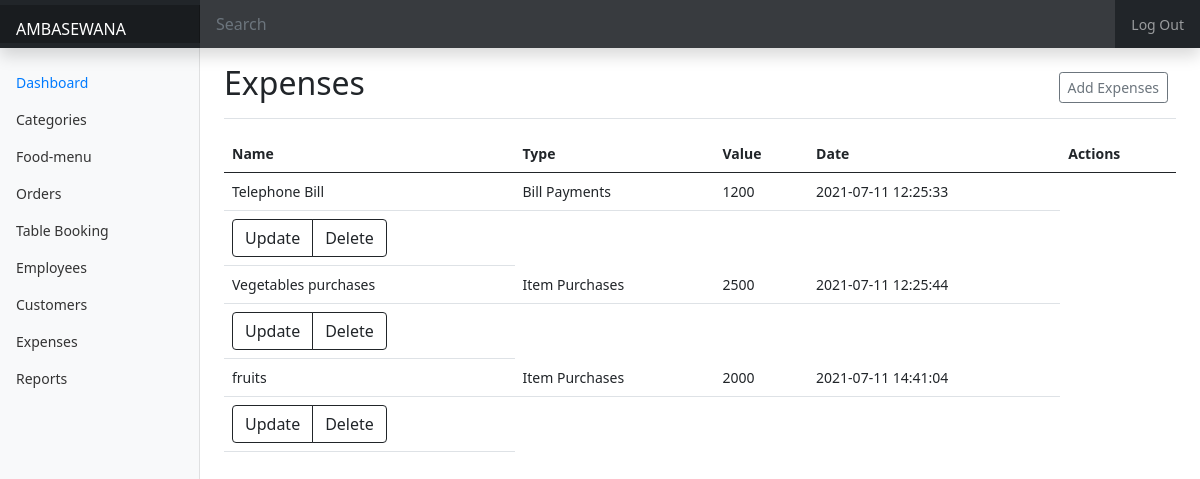
/admin/dashboard/expense.php, run on the app's committed database.
### tables this page shows
CREATE TABLE `expense` (
  `expense_id` int(11) NOT NULL,
  `expense_name` varchar(128) NOT NULL,
  `expense_type` varchar(128) NOT NULL,
  `expense_value` int(32) NOT NULL,
  `expense_date` timestamp NOT NULL DEFAULT current_timestamp() ON UPDATE current_timestamp()
);

### admin/dashboard/components/expensetable.php (the view, shortened to what this page needs)
<?php
    require_once '../includes/dbh.inc.php';
    $sql = "SELECT * FROM expense;";
    $sql_run = mysqli_query($conn, $sql);
    while($row = mysqli_fetch_array($sql_run)){
    ?>
<tr>
    <td><?php echo $row['expense_name'] ; ?></td>
    <td><?php echo $row['expense_type']; ?></td>
    <td><?php echo $row['expense_value']; ?></td>
    <td><?php echo $row['expense_date']; ?></td>
</tr>
<td>
    <div class="btn-group" role="group" aria-label="Basic outlined example">
        <button type="button" class="btn btn-outline-dark" data-bs-toggle="modal" data-bs-target="#updateModal" onclick="
            document.getElementById('expensenameupdate').value ='<?php echo$row['expense_name']; ?>'.trim();
            // document.getElementById('lastNameUpdate').value ='<?php  ?>'.trim();
            document.getElementById('expensetypeupdate').value ='<?php echo $row['expense_type']; ?>';
            document.getElementById('expensevalueupdate' ).value='<?php echo $row['expense_value']; ?>' .trim();
            document.getElementById('expenseidupdate').value='<?php echo $row['expense_id'];?>' ;">Update</button>
        <button type="button" class="btn btn-outline-dark" data-bs-toggle="modal" data-bs-target="#deleteAlert"
            onclick="document.getElementById('expenseidDelete').value ='<?php echo$row['expense_id']; ?>';">Delete</button>
    </div>
</td>
<?php
}
?>

### admin/dashboard/index.css (style rules this page uses)
body { font-size: 0.875rem; }

### data on the page
expense: expense_name "Telephone Bill", expense_type "Bill Payments", expense_value "1200", expense_date "2021-07-11 12:25:33", $row['expense_id'] 7 (drawn)
expense: expense_name "Vegetables purchases", expense_type "Item Purchases", expense_value "2500", expense_date "2021-07-11 12:25:44", $row['expense_id'] 10 (drawn)
expense: expense_name "fruits", expense_type "Item Purchases", expense_value "2000", expense_date "2021-07-11 14:41:04", $row['expense_id'] 12 (drawn)
